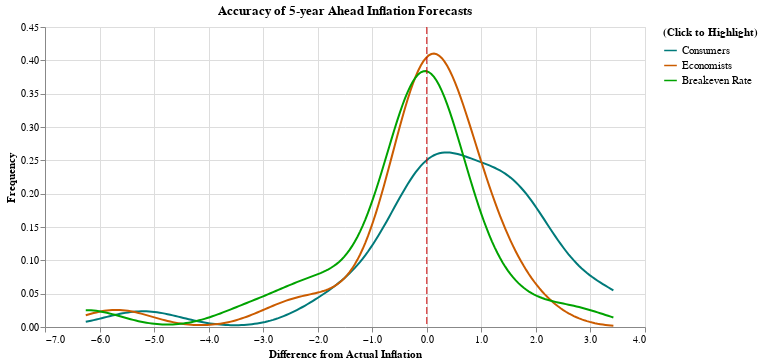

This figure's notebook cell:
### Code cell
melted_expectations_dif = pd.melt(
    expectations,
    id_vars=["Year5"],
    value_vars=["Consumer_dif5", "Econ_dif5", "Breakeven_dif5"],
    var_name="type",
    value_name="value"
)

melted_expectations_dif['type'] = melted_expectations_dif['type'].replace({
    "Consumer_dif5": "Consumers",
    "Econ_dif5": "Economists",
    "Breakeven_dif5": "Breakeven Rate"
})

color_scale = alt.Scale(
    domain=['Consumers', 'Economists', 'Breakeven Rate'],
    range=['#007A7A', '#CB5C00', '#00A300']
)

density_chart = alt.Chart(melted_expectations_dif).transform_density(
    density='value',
    groupby=['type'],
    as_=['Difference From Actual Inflation', 'Frequency']
).mark_line().encode(
    x=alt.X('Difference From Actual Inflation:Q', axis=alt.Axis(format='.1f')),
    y='Frequency:Q',
    color=alt.Color('type:N', scale=color_scale, legend=alt.Legend(title='(Click to Highlight)', labelFontSize=11, symbolSize=160)),
        opacity=alt.condition(legend_select, alt.value(1), alt.value(0.2))
).add_params(
    legend_select
)

zero = alt.Chart(pd.DataFrame({'x': [0]})).mark_rule(color='#CB0000', strokeDash=[7, 3]).encode(
    x=alt.X('x:Q', axis=alt.Axis(title="Difference from Actual Inflation", format='.1f'))
)

accuracy_chart = (density_chart + zero).properties(
    width=600,
    height=300,
    title='Accuracy of 5-year Ahead Inflation Forecasts'
)
accuracy_chart

### Figure 1 — Vega-Lite specification as saved in the notebook (floating-point values rounded to 4 significant figures)
{"config": {"view": {"continuousWidth": 300, "continuousHeight": 300}}, "layer": [{"data": {"name": "data-813d1c25178e39cfc7360fb85db69870"}, "mark": {"type": "line"}, "encoding": {"color": {"field": "type", "legend": {"labelFontSize": 11, "symbolSize": 160, "title": "(Click to Highlight)"}, "scale": {"domain": ["Consumers", "Economists", "Breakeven Rate"], "range": ["#007A7A", "#CB5C00", "#00A300"]}, "type": "nominal"}, "opacity": {"condition": {"param": "param_1", "value": 1}, "value": 0.2}, "x": {"axis": {"format": ".1f"}, "field": "Difference From Actual Inflation", "type": "quantitative"}, "y": {"field": "Frequency", "type": "quantitative"}}, "name": "view_2", "transform": [{"density": "value", "groupby": ["type"], "as": ["Difference From Actual Inflation", "Frequency"]}]}, {"data": {"name": "data-d285a7403ed98ae579761d64a864032b"}, "mark": {"type": "rule", "color": "#CB0000", "strokeDash": [7, 3]}, "encoding": {"x": {"axis": {"format": ".1f", "title": "Difference from Actual Inflation"}, "field": "x", "type": "quantitative"}}}], "height": 300, "params": [{"name": "param_1", "select": {"type": "point", "fields": ["type"]}, "bind": "legend", "views": ["view_2"]}], "title": "Accuracy of 5-year Ahead Inflation Forecasts", "width": 600, "$schema": "https://vega.github.io/schema/vega-lite/v5.20.1.json", "datasets": {"data-813d1c25178e39cfc7360fb85db69870": [{"Year5": "1/1/2006", "type": "Consumers", "value": 0.2779}, {"Year5": "1/1/2007", "type": "Consumers", "value": 0.5294}, {"Year5": "1/1/2008", "type": "Consumers", "value": -0.6149}, {"Year5": "1/1/2009", "type": "Consumers", "value": 3.42}, {"Year5": "1/1/2010", "type": "Consumers", "value": 1.563}, {"Year5": "1/1/2011", "type": "Consumers", "value": 0.2903}, {"Year5": "1/1/2012", "type": "Consumers", "value": 1.347}, {"Year5": "1/1/2013", "type": "Consumers", "value": 1.954}, {"Year5": "1/1/2014", "type": "Consumers", "value": 1.575}, {"Year5": "1/1/2015", "type": "Consumers", "value": 3.089}, {"Year5": "1/1/2016", "type": "Consumers", "value": 1.993}, {"Year5": "1/1/2017", "type": "Consumers", "value": 1.049}, {"Year5": "1/1/2018", "type": "Consumers", "value": 1.041}, {"Year5": "1/1/2019", "type": "Consumers", "value": 1.527}, {"Year5": "1/1/2020", "type": "Consumers", "value": 1.847}, {"Year5": "1/1/2021", "type": "Consumers", "value": -1.789}, {"Year5": "1/1/2022", "type": "Consumers", "value": -5.203}, {"Year5": "1/1/2023", "type": "Consumers", "value": -1.298}, {"Year5": "1/1/2024", "type": "Consumers", "value": -0.2216}, {"Year5": null, "type": "Consumers", "value": null}, {"Year5": null, "type": "Consumers", "value": null}, {"Year5": null, "type": "Consumers", "value": null}, {"Year5": null, "type": "Consumers", "value": null}, {"Year5": null, "type": "Consumers", "value": null}, {"Year5": "1/1/2006", "type": "Economists", "value": null}, {"Year5": "1/1/2007", "type": "Economists", "value": null}, {"Year5": "1/1/2008", "type": "Economists", "value": null}, {"Year5": "1/1/2009", "type": "Economists", "value": null}, {"Year5": "1/1/2010", "type": "Economists", "value": 1.033}, {"Year5": "1/1/2011", "type": "Economists", "value": -0.4996}, {"Year5": "1/1/2012", "type": "Economists", "value": 0.4268}, {"Year5": "1/1/2013", "type": "Economists", "value": 1.154}, {"Year5": "1/1/2014", "type": "Economists", "value": 0.4845}, {"Year5": "1/1/2015", "type": "Economists", "value": 1.909}, {"Year5": "1/1/2016", "type": "Economists", "value": 1.083}, {"Year5": "1/1/2017", "type": "Economists", "value": 0.1686}, {"Year5": "1/1/2018", "type": "Economists", "value": -0.299}, {"Year5": "1/1/2019", "type": "Economists", "value": 0.3367}, {"Year5": "1/1/2020", "type": "Economists", "value": 0.7471}, {"Year5": "1/1/2021", "type": "Economists", "value": -2.569}, {"Year5": "1/1/2022", "type": "Economists", "value": -5.693}, {"Year5": "1/1/2023", "type": "Economists", "value": -1.818}, {"Year5": "1/1/2024", "type": "Economists", "value": -0.8116}, {"Year5": null, "type": "Economists", "value": null}, {"Year5": null, "type": "Economists", "value": null}, {"Year5": null, "type": "Economists", "value": null}, {"Year5": null, "type": "Economists", "value": null}, {"Year5": null, "type": "Economists", "value": null}, {"Year5": "1/1/2006", "type": "Breakeven Rate", "value": null}, {"Year5": "1/1/2007", "type": "Breakeven Rate", "value": null}, {"Year5": "1/1/2008", "type": "Breakeven Rate", "value": -2.115}, {"Year5": "1/1/2009", "type": "Breakeven Rate", "value": 2.7}, {"Year5": "1/1/2010", "type": "Breakeven Rate", "value": 0.9134}, {"Year5": "1/1/2011", "type": "Breakeven Rate", "value": -0.6696}, {"Year5": "1/1/2012", "type": "Breakeven Rate", "value": 0.2168}, {"Year5": "1/1/2013", "type": "Breakeven Rate", "value": 0.03403}, {"Year5": "1/1/2014", "type": "Breakeven Rate", "value": -0.4755}, {"Year5": "1/1/2015", "type": "Breakeven Rate", "value": 1.549}, {"Year5": "1/1/2016", "type": "Breakeven Rate", "value": 0.6626}, {"Year5": "1/1/2017", "type": "Breakeven Rate", "value": -0.1814}, {"Year5": "1/1/2018", "type": "Breakeven Rate", "value": -0.509}, {"Year5": "1/1/2019", "type": "Breakeven Rate", "value": -0.08326}, {"Year5": "1/1/2020", "type": "Breakeven Rate", "value": 0.1271}, {"Year5": "1/1/2021", "type": "Breakeven Rate", "value": -3.249}, {"Year5": "1/1/2022", "type": "Breakeven Rate", "value": -6.253}, {"Year5": "1/1/2023", "type": "Breakeven Rate", "value": -2.158}, {"Year5": "1/1/2024", "type": "Breakeven Rate", "value": -1.352}, {"Year5": null, "type": "Breakeven Rate", "value": null}, {"Year5": null, "type": "Breakeven Rate", "value": null}, {"Year5": null, "type": "Breakeven Rate", "value": null}, {"Year5": null, "type": "Breakeven Rate", "value": null}, {"Year5": null, "type": "Breakeven Rate", "value": null}], "data-d285a7403ed98ae579761d64a864032b": [{"x": 0}]}}
